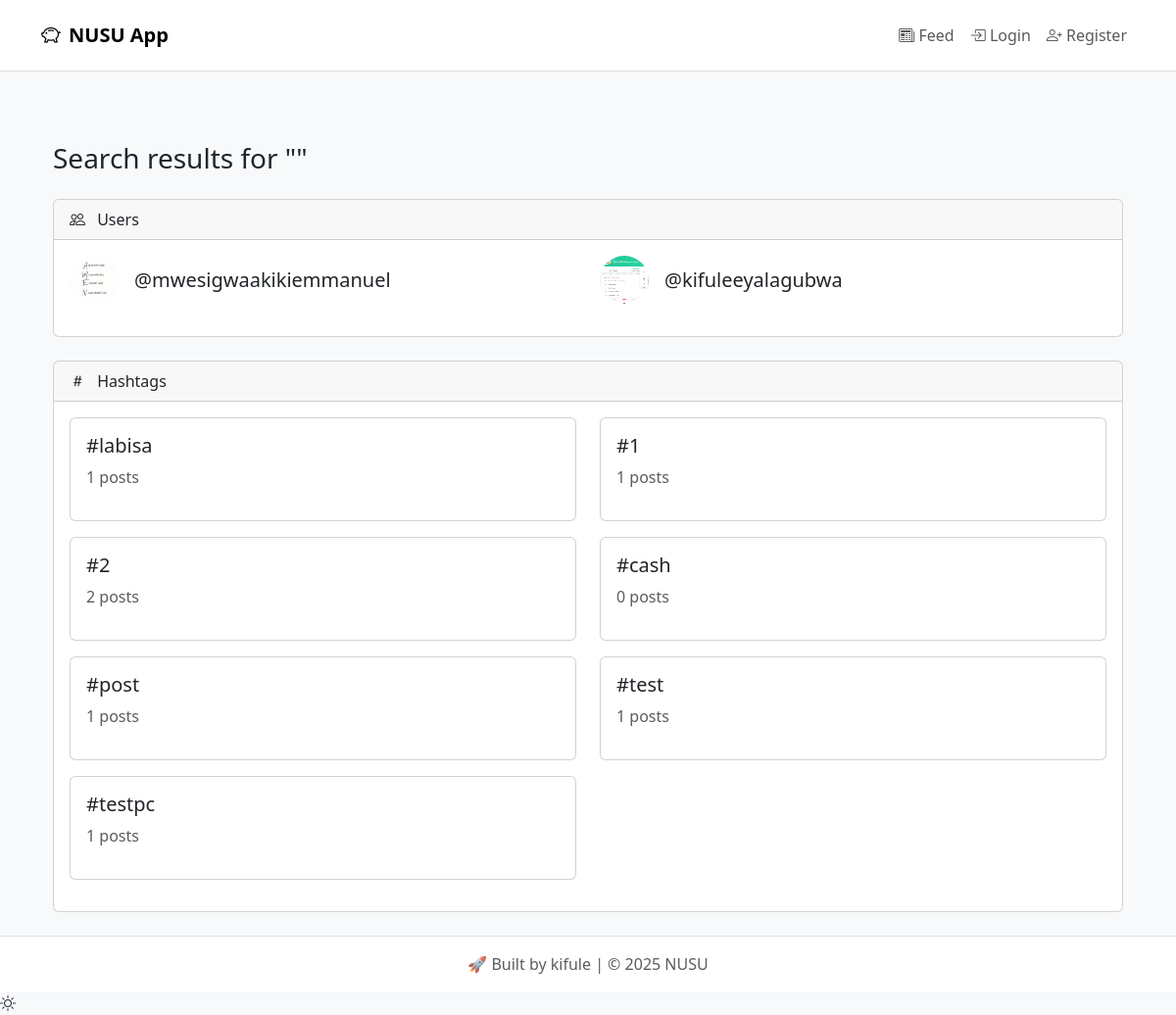
Screenshot of /community/search/ with the database file from the repository.
### users/models.py (models this page shows, shortened)
class CustomUser(AbstractUser):
    is_agent = models.BooleanField(default=False)
    is_verified = models.BooleanField(default=False)

class UserProfile(models.Model):
    user = models.OneToOneField(CustomUser, on_delete=models.CASCADE)
    token_balance = models.DecimalField(max_digits=12, decimal_places=2, default=0)
    profile_picture = models.ImageField(
        upload_to='profile_pics/',
        default='profile_pics/default.png'  # Default profile picture
    )
    bio = models.TextField(blank=True)
    website = models.URLField(blank=True)
    location = models.CharField(max_length=100, blank=True)
    followers = models.ManyToManyField('self', symmetrical=False, blank=True, related_name='following')
    verified = models.BooleanField(default=False)
    ugx_balance = models.DecimalField(max_digits=12, decimal_places=2, default=0)
    BADGE_CHOICES = [
        ('none', 'No Badge'),  # Add 'none' as the default option
        ('bronze', 'Bronze Member'),
        ('silver', 'Silver Member'),
        ('gold', 'Gold Member'),
        ('platinum', 'Platinum Admin')
    ]
    badge = models.CharField(max_length=20, choices=BADGE_CHOICES, default='none')
    days_active = models.PositiveIntegerField(default=0)
    days_deposited = models.PositiveIntegerField(default=0)

### community/models.py (models this page shows, shortened)
class Hashtag(models.Model):
    name = models.CharField(max_length=100, unique=True)
    created_at = models.DateTimeField(auto_now_add=True)
    related_tweets = models.ManyToManyField(Tweet, blank=True)
    profile_image = models.ImageField(upload_to='hashtags/', null=True, blank=True)
    trend_score = models.IntegerField(default=0)  # Score to track popularity
    last_activity = models.DateTimeField(auto_now=True)  # Last time this hashtag was used

### community/views.py (the view, shortened to what this page needs)
# urls.py: path('search/', views.search_results, name='search'),
def search_results(request):
    query = request.GET.get('q', '')
    context = {'query': query}
    if query.startswith('@'):
        username = query[1:]
        context['users'] = CustomUser.objects.filter(
            Q(username__icontains=username) |
            Q(first_name__icontains=username) |
            Q(last_name__icontains=username)
        )
    elif query.startswith('$'):
        context['stocks'] = []
    else:
        context['users'] = CustomUser.objects.filter(
            Q(username__icontains=query) |
            Q(first_name__icontains=query) |
            Q(last_name__icontains=query)
        )[:10]
        context['hashtags'] = Hashtag.objects.filter(name__icontains=query)[:10]
    return render(request, 'community/search_results.html', context)

### core/context_processors.py (called while the page is built)
def notifications(request):
    context = {
        'unread_notifications': [],
        'unread_notifications_count': 0,
        'is_retweeted_by_user': lambda tweet: False  # Default value for anonymous users
    }
    if request.user.is_authenticated:
        context.update({
            'unread_notifications': request.user.notifications.filter(is_read=False).order_by('-created_at')[:5],
            'unread_notifications_count': request.user.notifications.filter(is_read=False).count(),
            'is_retweeted_by_user': lambda tweet: tweet.is_retweeted_by(request.user)  # Add this line
        })
    return context

### templates/community/search_results.html (shortened to what this page needs)
{% extends 'base.html' %}
{% block content %}
<div class="container mt-4">
    <h3 class="mb-4">Search results for "{{ query }}"</h3>
    {% if users %}
    <div class="card mb-4">
        <div class="card-header">
            <i class="bi bi-people me-2"></i> Users
        </div>
        <div class="card-body">
            <div class="row">
                {% for user in users %}
                <div class="col-md-6 mb-3">
                    <div class="d-flex align-items-center">
                        <img src="{{ user.userprofile.profile_picture.url }}"
                             class="rounded-circle me-3" width="50" height="50">
                        <div>
                            <h5 class="mb-0">@{{ user.username }}</h5>
                        </div>
                    </div>
                </div>
                {% endfor %}
            </div>
        </div>
    </div>
    {% endif %}
    {% if hashtags %}
    <div class="card mb-4">
        <div class="card-header">
            <i class="bi bi-hash me-2"></i> Hashtags
        </div>
        <div class="card-body">
            <div class="row">
                {% for hashtag in hashtags %}
                <div class="col-md-6 mb-3">
                    <a href="{% url 'community:search' %}?q=%23{{ hashtag.name }}"
                       class="text-decoration-none">
                        <div class="card">
                            <div class="card-body">
                                <h5 class="card-title">#{{ hashtag.name }}</h5>
                                <p class="text-muted">{{ hashtag.related_tweets.count }} posts</p>
                            </div>
                        </div>
                    </a>
                </div>
                {% endfor %}
            </div>
        </div>
    </div>
    {% endif %}
</div>
{% endblock %}

### static/css/style.css (style rules this page uses)
body.bg-light { background-color: #f8f9fa !important; min-height: 100vh; display: flex; flex-direction: column; }
.container { position: relative; }

### rows the page displays
CustomUser: userprofile.profile_picture (picture), username "mwesigwaakikiemmanuel"
CustomUser: userprofile.profile_picture (placeholder picture), username "kifuleeyalagubwa"
Hashtag: name "labisa", related_tweets.count "1"
Hashtag: name "1", related_tweets.count "1"
Hashtag: name "2", related_tweets.count "2"
Hashtag: name "cash", related_tweets.count "0"
Hashtag: name "post", related_tweets.count "1"
Hashtag: name "test", related_tweets.count "1"
Hashtag: name "testpc", related_tweets.count "1"
